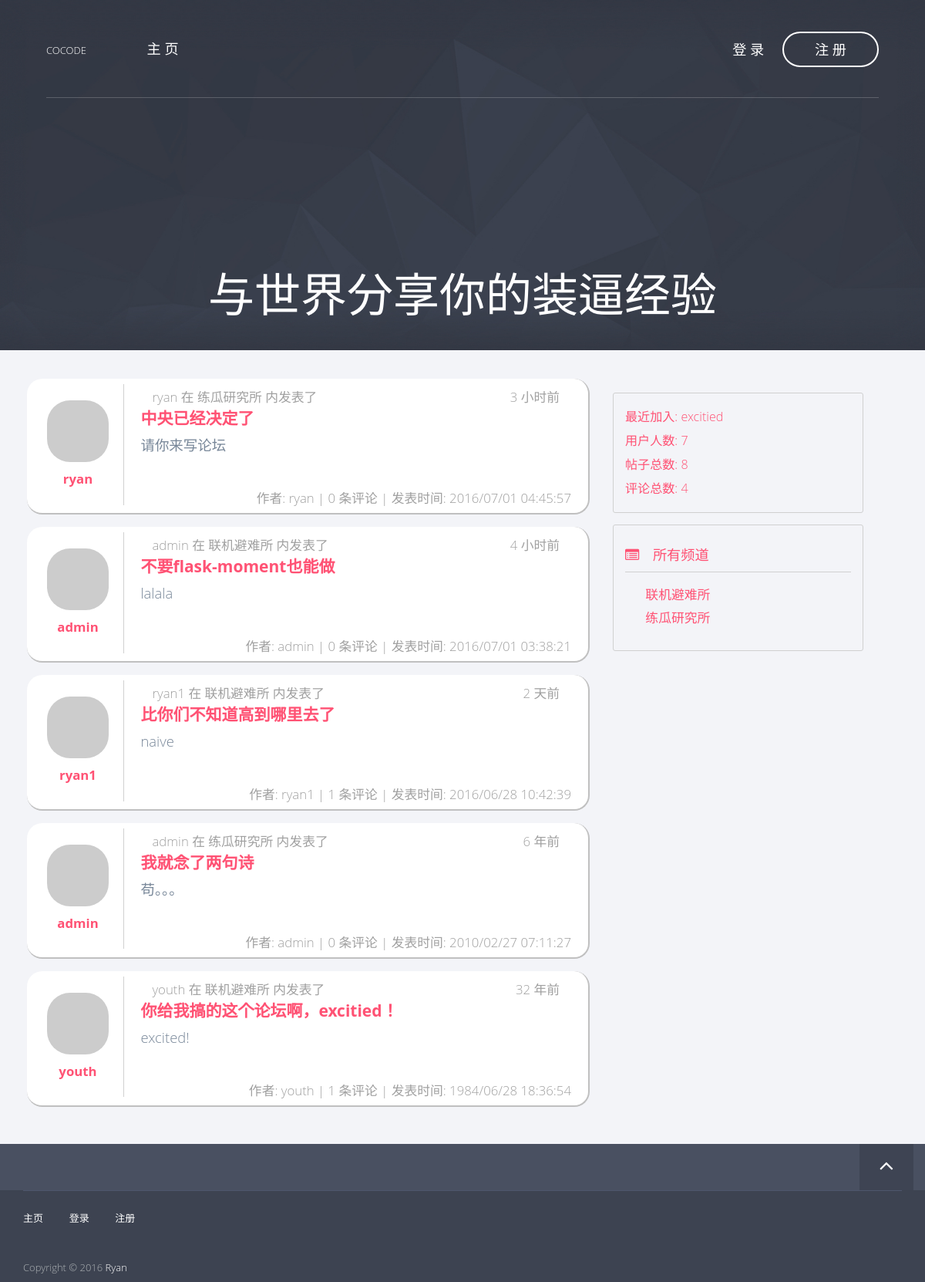
The page / on the database its author committed.
### app/models/post.py (models this page shows, shortened)
class Post(db.Model, Model):
    __tablename__ = 'posts'
    id = db.Column(db.Integer, primary_key=True)
    title = db.Column(db.String())
    content = db.Column(db.String())
    created_time = db.Column(db.Integer, default=0)
    channel_id = db.Column(db.Integer, db.ForeignKey('channels.id'))
    user_id = db.Column(db.Integer, db.ForeignKey('users.id'))
    comments = db.relationship('Comment', backref='post')
    def display_item(self):
        name = 'post'
        title = self.title
        content_len = 58
        if self.content.__len__() > content_len:
            content = self.content[:content_len] + '...'
        else:
            content = self.content
        return (name, title, content)

### app/models/user.py (models this page shows, shortened)
class User(db.Model, Model):
    __tablename__ = 'users'
    id = db.Column(db.Integer, primary_key=True)
    username = db.Column(db.String(), unique=True)
    password_hash = db.Column(db.String())
    email = db.Column(db.String(), unique=True)
    avatar_hash = db.Column(db.String())
    created_time = db.Column(db.Integer, default=0)
    role_id = db.Column(db.Integer, db.ForeignKey('roles.id'))
    posts = db.relationship('Post', backref='author')
    comments = db.relationship('Comment', backref='author')
    @property
    def password(self):
        raise AttributeError('password is not readable')
    def gravatar(self, size=100, default='identicon', rating='g'):
        from flask import request
        gravatar_url = 'secure.gravatar.com/avatar'
        if request.is_secure:
            url = 'https://' + gravatar_url
        else:
            url = 'http://' + gravatar_url
        hash = self.avatar_hash or md5(self.email.encode('utf-8')).hexdigest()
        return '{url}/{hash}?s={size}&d={default}&r={rating}'.format(url=url,
                                                                     hash=hash,
                                                                     size=size,
                                                                     default=default,
                                                                     rating=rating)

### app/models/channel.py (models this page shows, shortened)
class Channel(db.Model, Model):
    __tablename__ = 'channels'
    id = db.Column(db.Integer, primary_key=True)
    name = db.Column(db.String(), default=ChannelPermission.NORMAL[0])
    permission = db.Column(db.Integer)
    created_time = db.Column(db.Integer, default=0)
    posts = db.relationship('Post', backref='channel')
    def is_admin(self):
        return self.permission == ChannelPermission.ADMIN[0]

### app/views.py (the view)
@app.route('/')
def index():
    user = current_user()
    if user is not None and user.is_admin():
        posts = Post.query.all()
    else:
        posts = []
        channels = Channel.query.filter_by(permission=ChannelPermission.NORMAL[0])
        for c in channels:
            p = c.posts
            posts += p
    posts.sort(key=lambda p: p.created_time, reverse=True)
    return render_template('index.html',
                           posts=posts)

### app/context_processers.py (called while the page is built)
@app.context_processor
def current_user_processor():
    return dict(current_user=current_user())

@app.context_processor
def channel_processor():
    channels = Channel.query.all()
    permissions = [
        ChannelPermission.NORMAL,
        ChannelPermission.ADMIN,
    ]
    dic = {
        'channels': channels,
        'permissions': permissions,
    }
    return dict(**dic)

@app.context_processor
def user_processor():
    user_count = User.query.count()
    new_user = User.query.order_by(User.created_time.desc()).first()
    return dict(new_user=new_user,
                user_count=user_count)

@app.context_processor
def post_processor():
    post_count = Post.query.count()
    return dict(post_count=post_count)

@app.context_processor
def comment_processor():
    comment_count = Comment.query.count()
    return dict(comment_count=comment_count)

### app/filters.py (called while the page is built)
@app.template_filter('format_time')
def format_time(timestamp):
    format = '%Y/%m/%d %H:%M:%S'
    t = time.localtime(timestamp)
    ft = time.strftime(format, t)
    return ft

@app.template_filter('from_now')
def format_time(timestamp):
    now = time.time()
    delta_time = now - timestamp
    ret = '{} {}前'
    if delta_time < 10:
        ret = '刚刚'
    elif delta_time < 60:
        ret = ret.format(int(delta_time), '秒')
    elif delta_time < 60 * 60:
        minutes = delta_time / 60
        ret = ret.format(int(minutes), '分钟')
    elif delta_time < 60 * 60 * 24:
        hours = delta_time / 60 / 60
        ret = ret.format(int(hours), '小时')
    elif delta_time < 60 * 60 * 24 * 30:
        days = delta_time / 60 / 60 / 24
        ret = ret.format(int(days), '天')
    elif delta_time < 60 * 60 * 24 * 365:
        mouths = delta_time / 60 / 60 / 24 / 30
        ret = ret.format(int(mouths), '月')
    else:
        years = delta_time / 60 / 60 / 24 / 365
        ret = ret.format(int(years), '年')
    return ret

### app/models/user.py (called while the page is built)
def current_user():
    id = session.get('user_key', None)
    user = None
    if id is not None:
        user = User.query.get(id)
    return user

### app/templates/index.html (shortened to what this page needs)
{% extends "base8-4.html" %}
{% block header %}
    <div class="hero-content text-center">
        {% if current_user is not none %}
        <h1>欢迎，{{ current_user.username }}</h1>
        {% else %}
        <a href="/login"><h1>与世界分享你的装逼经验</h1></a>
        {% endif %}
    </div>
{% endblock %}
{% block page_content %}
    {% include "_posts.html" %}
{% endblock %}

### app/templates/_posts.html (shortened to what this page needs)
<div class="items-container">
    {% for post in posts %}
        <div class="item-container col-md-12">
            {% set post_author = post.author %}
            {% set post_channel = post.channel.name %}
            {% set item = post.display_item() %}
            {% set post_title = item[1] %}
            {% set post_content = item[2] %}
            <div class="col-md-2 item-left">
                <div class="item-portrait">
                    <img class="img-rounded center-block round" src="{{ post_author.gravatar(size=60) }}" />
                </div>
                <div class="item-author">
                    <a href="/profile/{{ post_author.username }}">{{ post_author.username }}</a>
                </div>
            </div>
            <div class="col-md-10 item-right">
                <div class="item-header">
                    <div class="col-md-9">
                        {{ post_author.username }} 在 {{ post_channel }} 内发表了
                    </div>
                    <div class="col-md-3 item-date">
                        {{ post.created_time | from_now }}
                    </div>
                </div>
                    <div class="item-title">
                        <a href="/post/{{ post.id }}">{{ post_title }}</a>
                    </div>
                    <div class="item-content">
                        {{ post_content }}
                    </div>
                <div class="item-footer">
                    作者: {{ post_author.username }} |
                    {{ post.comments | length }} 条评论 |
                    发表时间: {{ post.created_time | format_time }}
                </div>
            </div>
        </div>
    {% endfor %}
</div>

### app/templates/_bbs_info.html
<div class="col-md-10 forum-info">
    <div class="forum-info-item">最近加入: <a href="/profile/{{ new_user.username }}">{{ new_user.username }}</a></div>
    <div class="forum-info-item">用户人数: {{ user_count }}</div>
    <div class="forum-info-item">帖子总数: {{ post_count }} </div>
    <div class="forum-info-item">评论总数: {{ comment_count }} </div>
</div>

### app/templates/_channels.html (shortened to what this page needs)
<div class="col-md-10 channel-list">
    <div class="channel-list-caption">
        <i class="fa fa-list-alt"></i> 所有频道
    </div>
    <div class="channel-list-items">
        {% for c in channels %}
        {% if not c.is_admin() %}
            <div class="channel-list-item">
                <a href="/channel/{{ c.id }}">{{ c.name }}</a>
            </div>
        {% endif %}
        {% endfor %}
    </div>
</div>

### app/static/css/styles.css (style rules this page uses)
h1 { font-size: 60px; }
a { color: #FF5274; -webkit-transition-timing-function: ease; transition-timing-function: ease; -webkit-transition-duration: 200ms; transition-duration: 200ms; -webkit-transition-property: color, border-color, background-color; transition-property: color, border-color, background-color; }
body { font-family: "Open Sans", sans-serif; font-weight: 300; color: rgba(28, 54, 83, 0.6); -webkit-text-size-adjust: 100%; }
.hero h1 { color: #fff; margin-bottom: 40px; }
.hero .hero-content { padding-top: 15%; }
div.channel-list-caption { font-size: 130%; color: #FF5274; padding-top: 2%; padding-bottom: 3%; margin-bottom:2%; border-bottom: 1px solid #d0d0d0; }
div.channel-list { border: 1px solid #d0d0d0; border-radius: 3px; padding-top: 5%; padding-bottom: 3%; }
div.channel-list-caption i.fa { margin-right: 13px; }
div.channel-list-items { margin-top: 5%; margin-bottom: 5%; }
div.channel-list-item { font-size: 120%; color: #FF5274; padding: 3px 0px 3px 9%; }
.center-block { margin-left: center; margin-right: center; }
.forum-info { font-size: 115%; color: #FF5274; border: 1px solid #d0d0d0; border-radius: 3px; margin: 15px 0 15px 0; padding: 15px 0 15px 15px; }
.forum-info-item { padding: 4px 0 4px 0; }
div.item-container { border-right: 2px solid #c0c0c0; border-bottom: 2px solid #c0c0c0; border-radius: 20px; background-color: #ffffff; margin-top: 8px; margin-bottom: 8px; padding: 7px; font-size: 120%; }
div.item-container .item-left { padding-top: 3%; padding-bottom: 3%; border-right: 1px solid #d0d0d0; min-height: 150px; }
div.item-container .item-portrait .round { border-radius: 30px; }
div.item-container .item-author { text-align: center; font-weight: bold; padding-top: 10px; }
div.item-container .item-right { padding-left: 3%; }
div.item-container .item-header { padding: 5px 0 12px 0; color: #a0a0a0; }
div.item-container .item-header .item-date { text-align: right; font-size: 100%; }
div.item-container .item-title { font-size: 125%; font-weight: bold; padding-top: 4px; padding-bottom: 2px; }
div.item-container .item-content { font-size: 110%; padding-top: 5px; padding-bottom: 3px; min-height: 75px; }
div.item-container .item-footer { min-height: 20px; color: #a0a0a0; text-align: right; }

### app/static/css/queries.css (style rules this page uses)
@media screen and (max-width:1200px) { .hero .hero-content { padding-top: 28%; } }

### rows shown on the page
Post: created_time|from_now "3 小时前", title "中央已经决定了", content "请你来写论坛", comments|length "0", created_time "2016/07/01 04:45:57"
User: username "ryan"
Channel: name "练瓜研究所"
Post: created_time|from_now "4 小时前", title "不要flask-moment也能做", content "lalala", comments|length "0", created_time "2016/07/01 03:38:21"
User: username "admin"
Channel: name "联机避难所"
Post: created_time|from_now "2 天前", title "比你们不知道高到哪里去了", content "naive", comments|length "1", created_time "2016/06/28 10:42:39"
User: username "ryan1"
Post: created_time|from_now "6 年前", title "我就念了两句诗", content "苟。。。", comments|length "0", created_time "2010/02/27 07:11:27"
Post: created_time|from_now "32 年前", title "你给我搞的这个论坛啊，excitied！", content "excited!", comments|length "1", created_time "1984/06/28 18:36:54"
User: username "youth"
User: username "excitied"

### other values the page prints
{{ user_count }} "7"
{{ post_count }} "8"
{{ comment_count }} "4"
